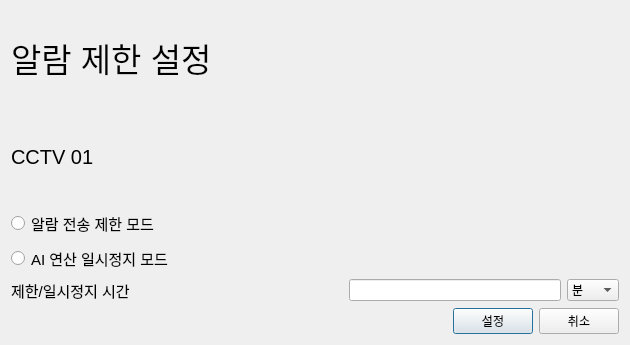
<?xml version="1.0" encoding="UTF-8"?>
<ui version="4.0">
 <class>Dialog</class>
 <widget class="QDialog" name="Dialog">
  <property name="geometry">
   <rect>
    <x>0</x>
    <y>0</y>
    <width>630</width>
    <height>345</height>
   </rect>
  </property>
  <property name="windowTitle">
   <string>Dialog</string>
  </property>
  <layout class="QGridLayout" name="gridLayout">
   <item row="0" column="0">
    <layout class="QVBoxLayout" name="verticalLayout">
     <item>
      <widget class="QLabel" name="label_restriction_alarm_title">
       <property name="font">
        <font>
         <pointsize>25</pointsize>
        </font>
       </property>
       <property name="text">
        <string>알람 제한 설정</string>
       </property>
      </widget>
     </item>
     <item>
      <widget class="QLabel" name="label_cctv_name">
       <property name="font">
        <font>
         <pointsize>15</pointsize>
        </font>
       </property>
       <property name="text">
        <string>CCTV 01</string>
       </property>
      </widget>
     </item>
     <item>
      <widget class="QRadioButton" name="radio_restriction_alarm_mode">
       <property name="font">
        <font>
         <pointsize>11</pointsize>
        </font>
       </property>
       <property name="text">
        <string>알람 전송 제한 모드</string>
       </property>
      </widget>
     </item>
     <item>
      <widget class="QRadioButton" name="radio_stop_ai_mode">
       <property name="font">
        <font>
         <pointsize>11</pointsize>
        </font>
       </property>
       <property name="text">
        <string>AI 연산 일시정지 모드</string>
       </property>
      </widget>
     </item>
     <item>
      <layout class="QHBoxLayout" name="horizontalLayout">
       <item>
        <widget class="QLabel" name="label_set_time_title">
         <property name="font">
          <font>
           <pointsize>11</pointsize>
          </font>
         </property>
         <property name="text">
          <string>제한/일시정지 시간</string>
         </property>
        </widget>
       </item>
       <item>
        <spacer name="horizontalSpacer_2">
         <property name="orientation">
          <enum>Qt::Orientation::Horizontal</enum>
         </property>
         <property name="sizeHint" stdset="0">
          <size>
           <width>40</width>
           <height>20</height>
          </size>
         </property>
        </spacer>
       </item>
       <item>
        <widget class="QLineEdit" name="lineEdit_set_time"/>
       </item>
       <item>
        <widget class="QComboBox" name="combo_time_format">
         <item>
          <property name="text">
           <string>분</string>
          </property>
         </item>
         <item>
          <property name="text">
           <string>시간</string>
          </property>
         </item>
         <item>
          <property name="text">
           <string>초</string>
          </property>
         </item>
        </widget>
       </item>
      </layout>
     </item>
     <item>
      <layout class="QHBoxLayout" name="horizontalLayout_2">
       <item>
        <spacer name="horizontalSpacer">
         <property name="orientation">
          <enum>Qt::Orientation::Horizontal</enum>
         </property>
         <property name="sizeHint" stdset="0">
          <size>
           <width>40</width>
           <height>20</height>
          </size>
         </property>
        </spacer>
       </item>
       <item>
        <widget class="QPushButton" name="button_ok">
         <property name="text">
          <string>설정</string>
         </property>
        </widget>
       </item>
       <item>
        <widget class="QPushButton" name="button_cancel">
         <property name="text">
          <string>취소</string>
         </property>
        </widget>
       </item>
      </layout>
     </item>
    </layout>
   </item>
  </layout>
 </widget>
 <resources/>
 <connections/>
</ui>
